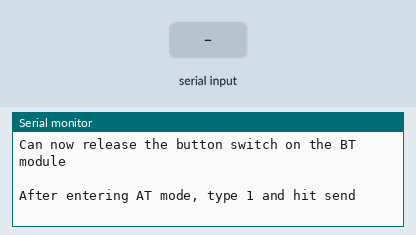
Recording of a sketch running on a simulated Arduino Mega 2560, built with avr-gcc and run on an emulated ATmega2560. On the bench: the last lines printed to the serial monitor. The test bench sets the inputs (shaded band).

Above: at 1.0 s.
1.1 s: "1" received over Serial
At 1.18 s:
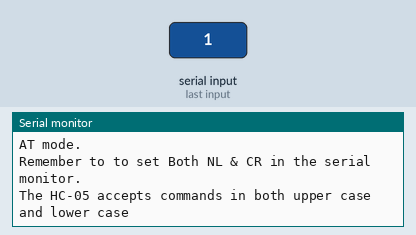
2.6 s: "1" received over the second serial link
At 3.8 s:
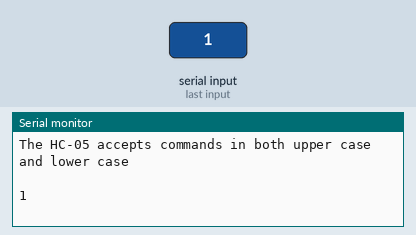
4.1 s: "0" received over the second serial link
At 5.2 s:
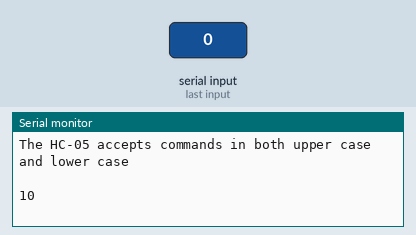

The sketch:

HC-05.ino
```cpp
char serialByte = '0';

void setup()
{
  // communication with the host computer
    Serial.begin(9600);

    Serial.println("Do not power the BT module");
    Serial.println(" ");
    Serial.println("On the BT module, press the button switch (keep pressed, and at the same time power the BT module");
    Serial.println("The LED on the BT module should now flash on/off every 2 seconds");
    Serial.println("Can now release the button switch on the BT module");
    Serial.println(" ");
    Serial.println("After entering AT mode, type 1 and hit send");
    Serial.println(" ");


    // wait for the user to type "1" in the serial monitor
    while (serialByte !='1')
    {
        if ( Serial.available() )   {  serialByte = Serial.read();  }
    }


    // communication with the BT module on serial1
    Serial2.begin(115200);

    Serial.println(" ");
    Serial.println("AT mode.");
    Serial.println("Remember to to set Both NL & CR in the serial monitor.");
    Serial.println("The HC-05 accepts commands in both upper case and lower case");
    Serial.println(" ");

}

void loop() // run over and over
{
  // listen for communication from the BT module and then write it to the serial monitor
  if ( Serial2.available() )   {  Serial.write( Serial2.read() );  }

  // listen for user input and send it to the HC-05
  if ( Serial.available() )   {  Serial2.write( Serial.read() );  }
}
```

Measured:
- after the input at 1.1 s, the serial monitor: prints a new line at once (image 1)
- after the input at 2.6 s, the serial monitor: prints a new line at once (image 2)
- after the input at 4.1 s, the serial monitor: prints a new line at once (image 3)
